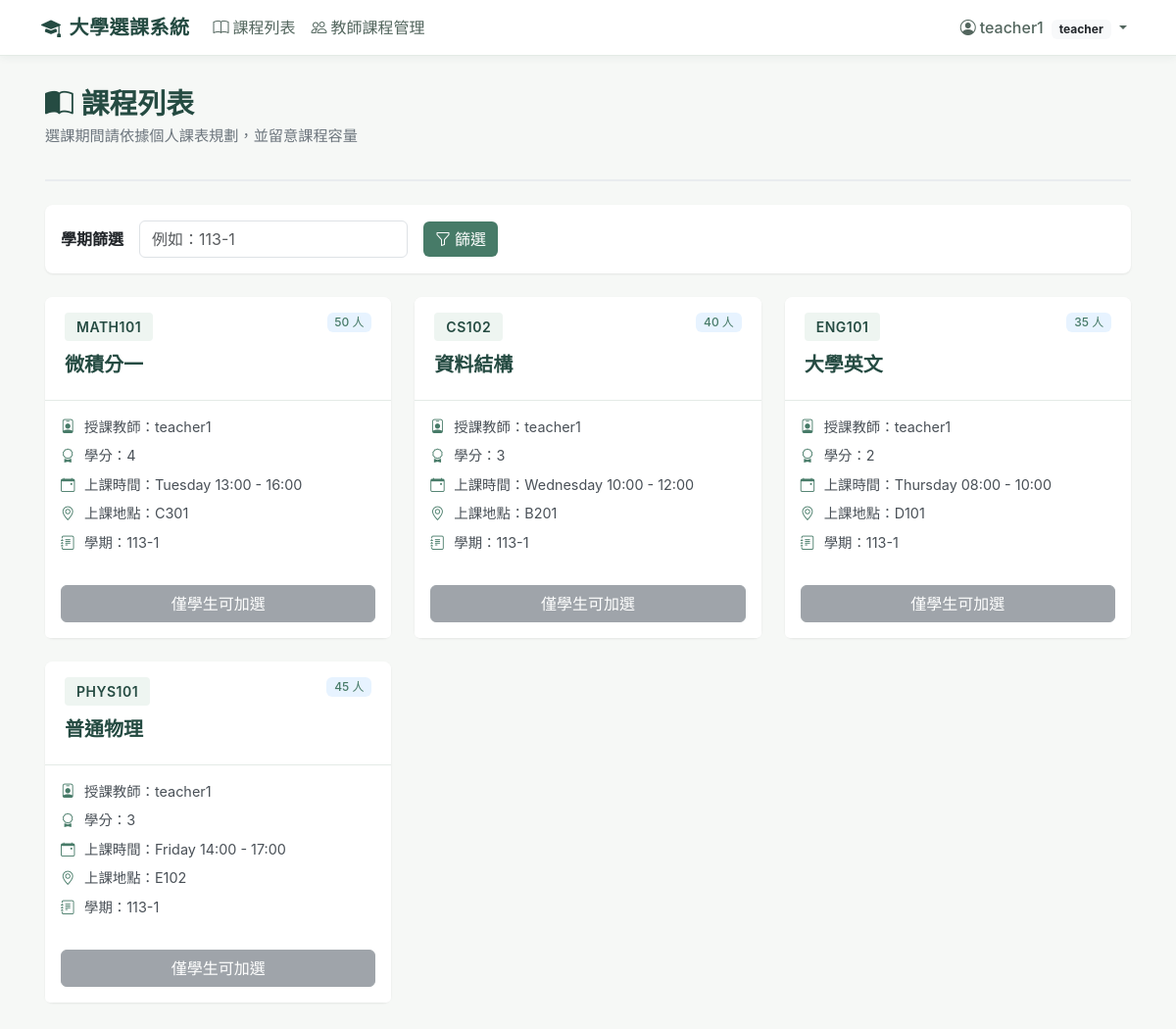
Screenshot of / (signed in) with the database file from the repository.
### accounts/models.py (models this page shows)
class User(AbstractUser):
    role = models.CharField(
        max_length=10,
        choices=[('student', 'Student'), ('teacher', 'Teacher'), ('admin', 'Admin')],
        default='student',
    )
    class Meta:
        verbose_name = 'User'
        verbose_name_plural = 'Users'

### courses/models.py (models this page shows, shortened)
class CourseOffering(models.Model):
    DAYS_OF_WEEK = [
        (0, 'Monday'),
        (1, 'Tuesday'),
        (2, 'Wednesday'),
        (3, 'Thursday'),
        (4, 'Friday'),
        (5, 'Saturday'),
        (6, 'Sunday'),
    ]
    course = models.ForeignKey(Course, on_delete=models.CASCADE, related_name='offerings')
    semester = models.CharField(max_length=20)
    day_of_week = models.IntegerField(choices=DAYS_OF_WEEK)
    start_time = models.TimeField()
    end_time = models.TimeField()
    room = models.CharField(max_length=50, blank=True)
    capacity = models.PositiveIntegerField(null=True, blank=True, help_text='Override course capacity')
    class Meta:
        ordering = ['semester', 'day_of_week', 'start_time']
        unique_together = [['course', 'semester', 'day_of_week', 'start_time']]
    @property
    def effective_capacity(self):
        return self.capacity if self.capacity is not None else self.course.capacity

class Course(models.Model):
    code = models.CharField(max_length=20, unique=True)
    name = models.CharField(max_length=100)
    teacher = models.ForeignKey(
        settings.AUTH_USER_MODEL,
        on_delete=models.SET_NULL,
        null=True,
        blank=True,
        limit_choices_to={'role': 'teacher'},
        related_name='courses_teaching',
    )
    credits = models.PositiveIntegerField(default=0)
    capacity = models.PositiveIntegerField(default=30)
    description = models.TextField(blank=True)
    class Meta:
        ordering = ['code']

### courses/views.py (the view)
# urls.py: path('', views.offering_list, name='offering_list'),
def offering_list(request):
    semester = request.GET.get('semester')
    offerings = CourseOffering.objects.select_related('course', 'course__teacher')
    if semester:
        offerings = offerings.filter(semester=semester)
    return render(request, 'courses/offering_list.html', {'offerings': offerings, 'semester': semester})

### templates/courses/offering_list.html (shortened to what this page needs)
{% extends 'base.html' %}
{% block content %}
<div class="page-header">
    <h1><i class="bi bi-book-half me-2"></i>課程列表</h1>
    <p class="subtitle">選課期間請依據個人課表規劃，並留意課程容量</p>
</div>
<div class="card mb-4">
    <div class="card-body">
        <form method="get" class="row g-3 align-items-center">
            <div class="col-auto">
                <label for="semester" class="col-form-label fw-semibold">學期篩選</label>
            </div>
            <div class="col-auto">
                <input type="text" id="semester" name="semester" class="form-control" placeholder="例如：113-1" value="{{ semester|default:'' }}">
            </div>
            <div class="col-auto">
                <button type="submit" class="btn btn-primary">
                    <i class="bi bi-funnel me-1"></i>篩選
                </button>
            </div>
        </form>
    </div>
</div>
<div class="row row-cols-1 row-cols-md-2 row-cols-lg-3 g-4">
    {% for offering in offerings %}
    <div class="col">
        <div class="card">
            <div class="card-header d-flex justify-content-between align-items-start">
                <div>
                    <span class="course-code">{{ offering.course.code }}</span>
                    <h5 class="course-title">{{ offering.course.name }}</h5>
                </div>
                <span class="badge badge-capacity">{{ offering.effective_capacity }} 人</span>
            </div>
            <div class="card-body">
                <div class="info-item">
                    <i class="bi bi-person-badge"></i>
                    <span>授課教師：{{ offering.course.teacher.get_full_name|default:offering.course.teacher.username|default:'未指定' }}</span>
                </div>
                <div class="info-item">
                    <i class="bi bi-award"></i>
                    <span>學分：{{ offering.course.credits }}</span>
                </div>
                <div class="info-item">
                    <i class="bi bi-calendar-event"></i>
                    <span>上課時間：{{ offering.get_day_of_week_display }} {{ offering.start_time|time:"H:i" }} - {{ offering.end_time|time:"H:i" }}</span>
                </div>
                <div class="info-item">
                    <i class="bi bi-geo-alt"></i>
                    <span>上課地點：{{ offering.room|default:'待安排' }}</span>
                </div>
                <div class="info-item">
                    <i class="bi bi-journal-text"></i>
                    <span>學期：{{ offering.semester }}</span>
                </div>
            </div>
            <div class="card-footer bg-white border-top-0 pb-3">
                {% if user.is_authenticated and user.role == 'student' %}
                    <a href="{% url 'enroll' offering.id %}" class="btn btn-primary w-100">
                        <i class="bi bi-plus-circle me-1"></i>加選此課程
                    </a>
                {% elif not user.is_authenticated %}
                    <a href="{% url 'login' %}" class="btn btn-outline-primary w-100">
                        <i class="bi bi-box-arrow-in-right me-1"></i>登入後加選
                    </a>
                {% else %}
                    <button class="btn btn-secondary w-100" disabled>僅學生可加選</button>
                {% endif %}
            </div>
        </div>
    </div>
    {% endfor %}
</div>
{% endblock %}

### templates/base.html (shortened to what this page needs)
<!DOCTYPE html>
<html lang="zh-Hant">
<head>
    <link href="https://cdn.jsdelivr.net/npm/bootstrap@5.3.3/dist/css/bootstrap.min.css" rel="stylesheet">
    <link rel="stylesheet" href="https://cdn.jsdelivr.net/npm/bootstrap-icons@1.11.3/font/bootstrap-icons.min.css">
</head>
<body>
    <nav class="navbar navbar-expand-lg navbar-light">
        <div class="container-fluid" style="max-width: 1140px;">
            <a class="navbar-brand" href="{% url 'offering_list' %}">
                <i class="bi bi-mortarboard-fill me-2"></i>大學選課系統
            </a>
            <div class="collapse navbar-collapse" id="navbarNav">
                <ul class="navbar-nav me-auto">
                    <li class="nav-item">
                        <a class="nav-link" href="{% url 'offering_list' %}">
                            <i class="bi bi-book me-1"></i>課程列表
                        </a>
                    </li>
                    {% if user.is_authenticated %}
                        {% if user.role == 'student' %}
                        <li class="nav-item">
                            <a class="nav-link" href="{% url 'my_timetable' %}">
                                <i class="bi bi-calendar-week me-1"></i>我的課表
                            </a>
                        </li>
                        {% elif user.role == 'teacher' %}
                        <li class="nav-item">
                            <a class="nav-link" href="{% url 'teacher_dashboard' %}">
                                <i class="bi bi-people me-1"></i>教師課程管理
                            </a>
                        </li>
                        {% endif %}
                    {% endif %}
                </ul>
                <ul class="navbar-nav">
                    {% if user.is_authenticated %}
                    <li class="nav-item dropdown">
                        <a class="nav-link dropdown-toggle" href="#" role="button" data-bs-toggle="dropdown">
                            <i class="bi bi-person-circle me-1"></i>{{ user.username }} <span class="badge bg-light text-dark ms-1">{{ user.role }}</span>
                        </a>
                    </li>
                    {% else %}
                    <li class="nav-item">
                        <a class="nav-link" href="{% url 'login' %}">
                            <i class="bi bi-box-arrow-in-right me-1"></i>登入
                        </a>
                    </li>
                    {% endif %}
                </ul>
            </div>
        </div>
    </nav>
    <main class="main-container">
        {% block content %}{% endblock %}
    </main>
</body>
</html>

### templates/base.html (style rules this page uses)
:root { --uni-primary: #254b42; --uni-accent: #477b68; --uni-light: #eef5f1; }
body { background-color: #f6f8f6; font-family: -apple-system, BlinkMacSystemFont, "Segoe UI", "Noto Sans TC", Roboto, "Helvetica Neue", Arial, sans-serif; }
.navbar { background-color: #ffffff; border-bottom: 1px solid #e4ebe6; box-shadow: 0 2px 8px rgba(37, 75, 66, 0.06); }
.navbar-brand { color: var(--uni-primary); font-weight: 600; letter-spacing: 0.5px; }
.nav-link { color: #53665e; font-weight: 500; }
.main-container { max-width: 1140px; margin: 2rem auto; padding: 0 1rem; }
.page-header { margin-bottom: 1.5rem; padding-bottom: 1rem; border-bottom: 2px solid #e9ecef; }
.page-header h1 { color: var(--uni-primary); font-size: 1.8rem; font-weight: 600; margin-bottom: 0.25rem; }
.page-header .subtitle { color: #6c757d; font-size: 0.95rem; }
.card { border: none; border-radius: 8px; box-shadow: 0 1px 3px rgba(0, 0, 0, 0.05), 0 1px 2px rgba(0, 0, 0, 0.03); transition: box-shadow 0.2s ease-in-out, transform 0.2s ease-in-out; height: 100%; }
.card-header { background: #ffffff; border-bottom: 1px solid #e4ebe6; padding: 1rem 1.25rem; border-radius: 8px 8px 0 0 !important; }
.course-code { display: inline-block; background: var(--uni-light); color: var(--uni-primary); padding: 0.25rem 0.75rem; border-radius: 4px; font-weight: 600; font-size: 0.875rem; letter-spacing: 0.5px; }
.course-title { color: var(--uni-primary); font-size: 1.25rem; font-weight: 600; margin: 0.75rem 0 0.5rem 0; }
.info-item { display: flex; align-items: center; gap: 0.5rem; color: #495057; font-size: 0.9rem; margin-bottom: 0.5rem; }
.info-item i { color: var(--uni-accent); width: 16px; }
.badge-capacity { background-color: #e7f3ff; color: var(--uni-accent); font-weight: 500; }
.btn-primary { background-color: var(--uni-accent); border: none; font-weight: 500; }

### rows the page displays
User: username "teacher1", role "teacher"
CourseOffering: course.code "MATH101", course.name "微積分一", effective_capacity "50", course.teacher.get_full_name "teacher1", course.credits "4", day_of_week "Tuesday", start_time "13:00", end_time "16:00", room "C301", semester "113-1"
CourseOffering: course.code "CS102", course.name "資料結構", effective_capacity "40", course.teacher.get_full_name "teacher1", course.credits "3", day_of_week "Wednesday", start_time "10:00", end_time "12:00", room "B201", semester "113-1"
CourseOffering: course.code "ENG101", course.name "大學英文", effective_capacity "35", course.teacher.get_full_name "teacher1", course.credits "2", day_of_week "Thursday", start_time "08:00", end_time "10:00", room "D101", semester "113-1"
CourseOffering: course.code "PHYS101", course.name "普通物理", effective_capacity "45", course.teacher.get_full_name "teacher1", course.credits "3", day_of_week "Friday", start_time "14:00", end_time "17:00", room "E102", semester "113-1"
